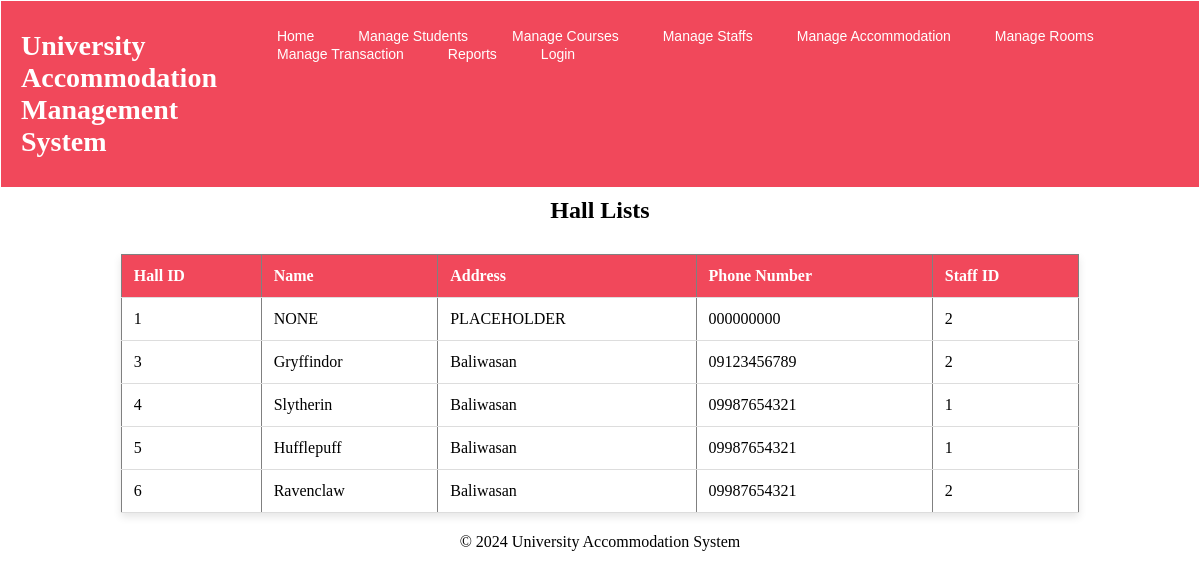
/pages/list_halls.php, run on the app's committed database.
### tables this page shows
CREATE TABLE `halls_of_residence` (
  `hall_id` int(11) NOT NULL,
  `name` varchar(100) DEFAULT NULL,
  `address` text DEFAULT NULL,
  `phone_no` varchar(15) DEFAULT NULL,
  `staff_id` int(11) DEFAULT NULL
);

### pages/list_halls.php (the view, shortened to what this page needs)
<?php
include '../includes/db_connect.php';
include '../includes/header.php';
?>
<!DOCTYPE html>
<html lang="en">
<head>
    <link rel="stylesheet" href="assets/styles.css">
</head>
<body>
<h2>Hall Lists</h2>
<table border="1">
    <tr>
        <th>Hall ID</th>
        <th>Name</th>
        <th>Address</th>
        <th>Phone Number</th>
        <th>Staff ID</th>
    </tr>
    <?php
    $sql = "SELECT * FROM halls_of_residence";
    $result = $conn->query($sql);
    if ($result->num_rows > 0) {
        while ($row = $result->fetch_assoc()) {
            echo "
                <tr>
                    <td>" . $row['hall_id'] . "</td>
                    <td>" . $row['name'] . "</td>
                    <td>" . $row['address'] . "</td>
                    <td>" . $row['phone_no'] . "</td>
                    <td>" . $row['staff_id'] . "</td>
                </tr>
            ";
        }
    } else {
        echo "<tr><td colspan='6'>No halls found</td></tr>";
    }
    ?>
</table>
<?php include '../includes/footer.php'; ?>
</body>
</html>

### assets/styles.css (style rules this page uses)
body { margin: 1px; }
h3, h2, h4 { margin: 0; padding: 10px 20px; color: white; font-weight: bold; text-align: center; color: black; }
table { width: 80%; margin: 20px auto; border-collapse: collapse; background-color: white; box-shadow: 0 4px 8px rgba(0, 0, 0, 0.1); }
th, td { padding: 12px; text-align: left; border-bottom: 1px solid #ddd; }
th { background-color: #f1485b; color: white; }

### data on the page
halls_of_residence: hall_id "1", name "NONE", address "PLACEHOLDER", phone_no "000000000", staff "2"
halls_of_residence: hall_id "3", name "Gryffindor", address "Baliwasan", phone_no "09123456789", staff "2"
halls_of_residence: hall_id "4", name "Slytherin", address "Baliwasan", phone_no "09987654321", staff "1"
halls_of_residence: hall_id "5", name "Hufflepuff", address "Baliwasan", phone_no "09987654321", staff "1"
halls_of_residence: hall_id "6", name "Ravenclaw", address "Baliwasan", phone_no "09987654321", staff "2"
